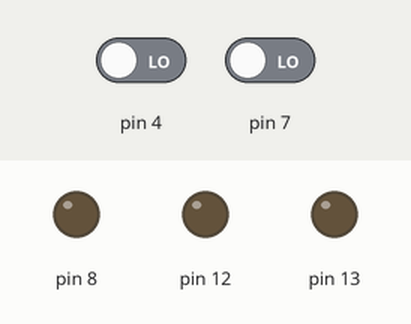
Simulated run of this sketch. Board: Arduino Uno, built with avr-gcc and run on an emulated ATmega328P. Parts: output pins drawn as LEDs (lit = HIGH). Dashed ring = blinking. The test bench sets the inputs (shaded band); at power-on: pin 4 LOW, pin 7 LOW.

Above: at 1.2 s.
1.3 s: pin 4 driven HIGH
At 2.3 s:
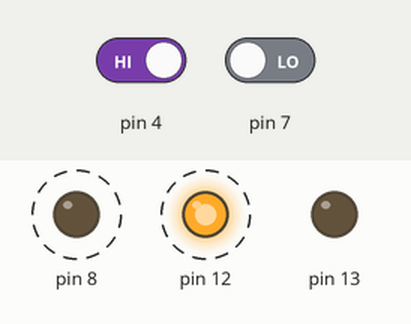
4.3 s: pin 7 driven HIGH
At 7.2 s:
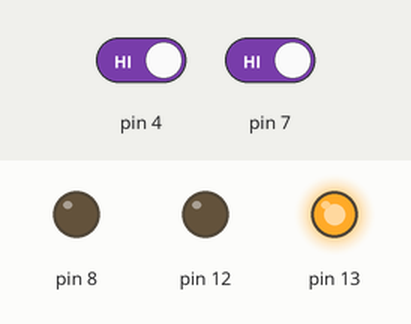
7.3 s: pin 7 driven LOW
At 9.42 s:
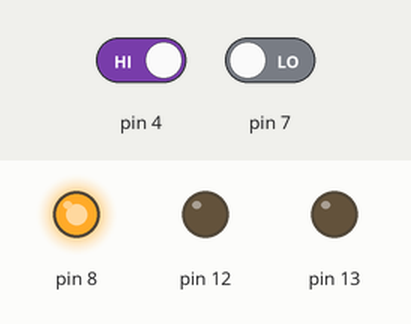
9.5 s: pin 4 driven LOW
At 9.9 s:
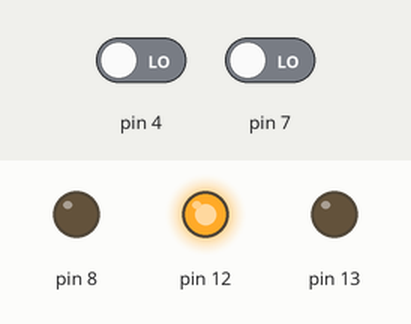
Timing chart, 0 to 12.5 s (numbered marks = the images above; inputs shaded):
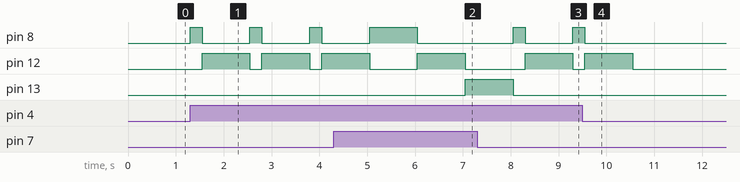

The sketch:

004_Clase_13.04.Codigo.ino
```cpp
int buttonState = 0;
int buttonState2 = 0;
void setup()
{
  pinMode(4, INPUT);
  pinMode(7, INPUT);
  pinMode(8, OUTPUT);
  pinMode(12, OUTPUT);
  pinMode(13, OUTPUT);
}

void loop()
{
  buttonState = digitalRead(4);
  buttonState2 = digitalRead(7);
  if (buttonState == HIGH && buttonState2 == HIGH){
    digitalWrite(8, HIGH);
    digitalWrite(12, LOW);
    digitalWrite(13, LOW);
    delay(1000);
    digitalWrite(8, LOW);
    digitalWrite(12, HIGH);
    digitalWrite(13, LOW);
    delay(1000);
    digitalWrite(8, LOW);
    digitalWrite(12, LOW);
    digitalWrite(13, HIGH);
    delay(1000);}
  if (buttonState2 == HIGH && buttonState == LOW){
    digitalWrite(13, HIGH);
    delay(1000);
    digitalWrite(13, LOW);}
  if (buttonState == HIGH && buttonState2 == LOW){
    digitalWrite(8, HIGH);
    digitalWrite(12, LOW);
    delay(250);
    digitalWrite(8, LOW);
    digitalWrite(12, HIGH);
    delay(1000);}
   else {digitalWrite(8, LOW);
    digitalWrite(12, LOW);
    digitalWrite(13, LOW);}

 }
```

Measured:
- after the input at 1.3 s, pin 8: alternates HIGH for 0.25 s and LOW for 1.0 s, starting at once; pin 12: alternates HIGH for 1.0 s and LOW for 0.25 s, starting after 0.25 s
- after the input at 4.3 s, pin 13: LOW → HIGH after 2.8 s
- after the input at 7.3 s, pin 12: LOW → HIGH after 1.0 s instead of 1.8 s
- after the input at 9.5 s, pin 8: goes on until 9.6 s, then stays LOW; pin 12: goes on until 10.6 s, then stays LOW
